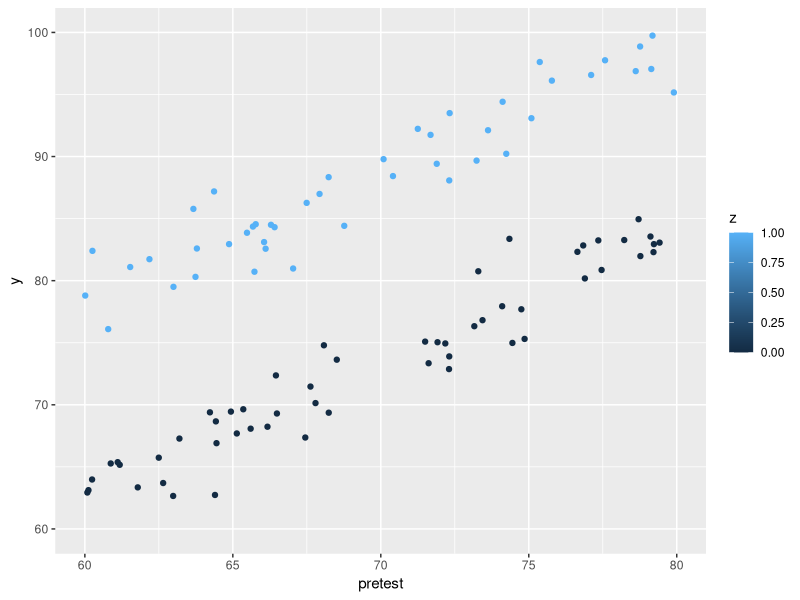

The R script that drew this image:
library(dplyr)
library(ggplot2)
set.seed(44)

n <- 100
ATE <- 15
z <- sample(0:1, n, replace = TRUE)
pretest <- runif(n, 60, 80)
y0 <- (pretest * 1.05) + rnorm(n, 0, 2)
y1 <- (pretest * 1.05) + ATE + rnorm(n, 0, 2)
y <- (z * y1) + ((1 - z) * y0)

tibble(
  z = z,
  pretest = pretest,
  y0 = y0,
  y1 = y1,
  y = y
) %>%
  ggplot(aes(x = pretest, y = y, color = z)) +
  geom_point() +
  lims(x = c(60, 80), y = c(60, 100))


# readr::write_csv(.data, 'd3/bart/data/observations.csv')
# readr::write_csv(.data_fitted, 'd3/bart/data/fits.csv')
# readr::write_csv(cred_int_ate, 'd3/bart/data/credible_intervals_ate.csv')
# readr::write_csv(cred_int_y0, 'd3/bart/data/credible_intervals_y0.csv')
# readr::write_csv(cred_int_y1, 'd3/bart/data/credible_intervals_y1.csv')
# readr::write_csv(draggable_points, 'd3/bart/data/draggable_points.csv')

